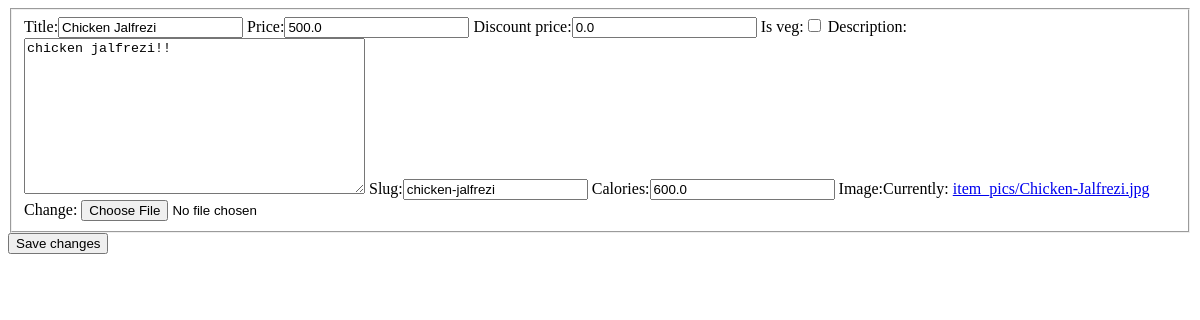
The page /edit_item/chicken-jalfrezi on the database as committed earlier.
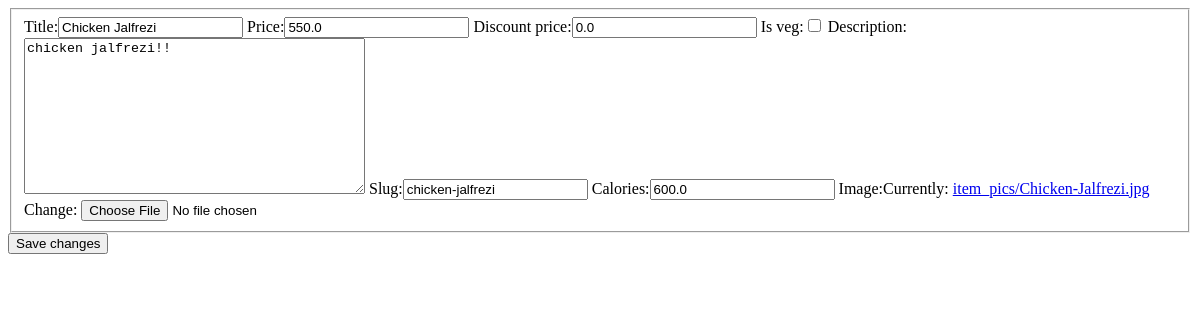
The same page on the database as committed later.
### core/models.py (models this page shows, shortened)
class Item(models.Model):
    chef = models.ForeignKey(settings.AUTH_USER_MODEL,on_delete=models.CASCADE, null=True)
    title = models.CharField(max_length=100)
    is_veg = models.BooleanField(default=True)
    available = models.BooleanField(default=True)
    price = models.FloatField()
    discount_price = models.FloatField(blank=True, null=True)
    calories = models.FloatField(default=0)
    slug = models.SlugField(unique=True)
    description = models.TextField()
    image = models.ImageField(upload_to='item_pics')

### core/views.py (the view)
# urls.py: path('edit_item/<slug>',views.edit_item, name='edit_item'),
def edit_item(request, slug):
	item = Item.objects.get(slug=slug)
	if request.method == "POST":
		form = ItemForm(request.POST, instance=item)
		if form.is_valid():
				data = form.save(commit=False)
				data.save()
				return redirect("core:product", slug)
	else:
		form = ItemForm(instance=item)
		return render(request, 'core/edit_review.html', {"form": form})

### core/forms.py
class ItemForm(forms.ModelForm):
	class Meta:
		model = Item
		fields = ("title","price","discount_price","is_veg" ,"description","slug","calories","image")

### core/templates/core/edit_review.html (shortened to what this page needs)
{% load static %}
<!DOCTYPE html>
<html lang="en" dir="ltr">
  <head>
  </head>
  <body>
    <div >
        <form action="" method="POST">
                <fieldset class="form-group">
                    {{ form }}
                </fieldset>
                <button type="submit" name="button" >Save changes</button>
        </form>
    </div>
  </body>
</html>

Rows that differ between the two databases and show on the page:
changed Item "Chicken Jalfrezi": price "500.0" → "550.0"
